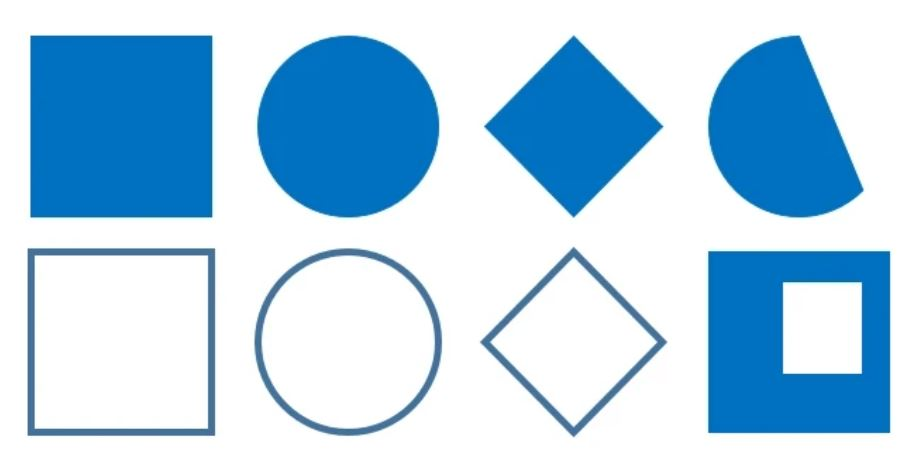
#> input picture MORAI자율주행(특화프로젝트)/ssafy_3 코드 전부 모음/contours.png, 920 x 469 px
$ python contor.py
#> lines starting #> are read from the running program, lines starting #| are printed output that depends on the picture; after the words box and inside, x2 and y2 are one past the last pixel; in counts of white or black regions, pixels touching at a corner belong together
#!/usr/bin/env python
# -*- coding: utf-8 -*-
import cv2
#print(cv2.__version__)

src = cv2.imread("contours.png", cv2.IMREAD_COLOR)
#> src is the input picture: shape (469, 920, 3); mean B, G, R 233.6, 210.9, 178.1

gray = cv2.cvtColor(src, cv2.COLOR_RGB2GRAY)
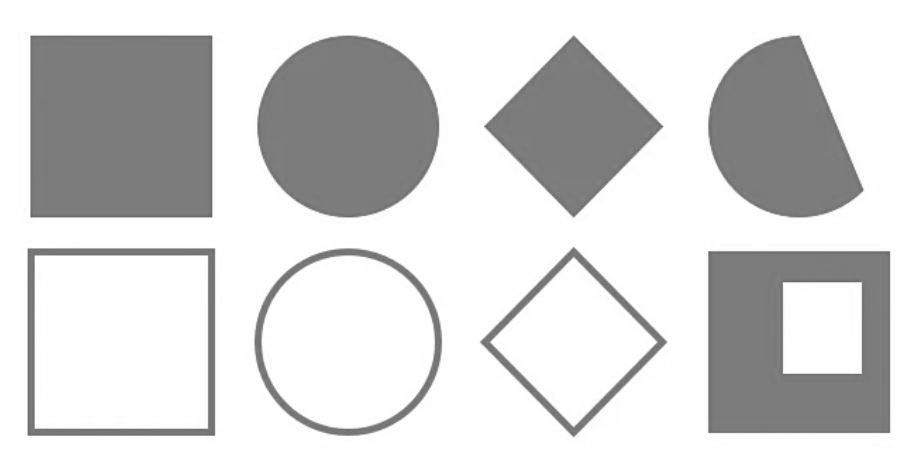
#> gray: shape (469, 920); min 94, max 255, mean 213.9
ret, binary = cv2.threshold(gray, 127, 255, cv2.THRESH_BINARY)
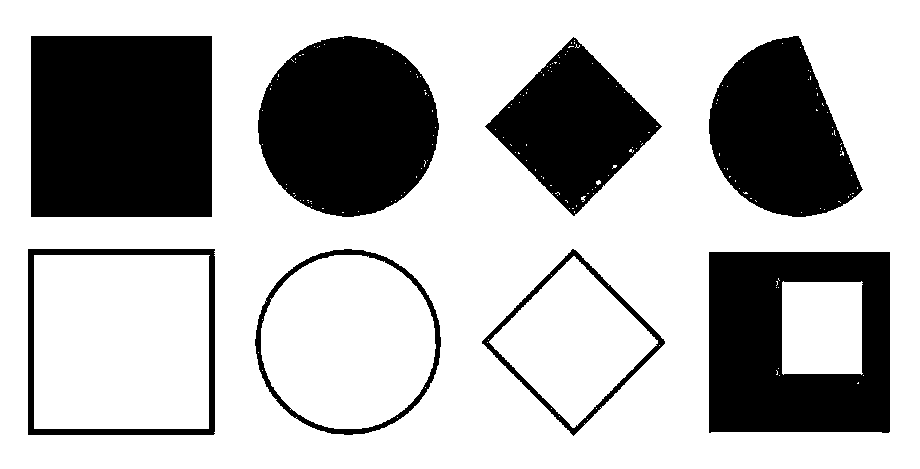
#> binary: shape (469, 920); 70.5% white; 8 black regions, largest, box (x1, y1, x2, y2) and area: (31, 36, 212, 217) 32761, (258, 36, 439, 217) 25310, (709, 252, 890, 433) 25199
binary = cv2.bitwise_not(binary)
#> binary: shape (469, 920); 29.5% white; 8 white regions

contours, hierarchy = cv2.findContours(binary, cv2.RETR_CCOMP, cv2.CHAIN_APPROX_NONE)
#> contours = 229 contours, 215 with area under 20; largest, box (x1, y1, x2, y2) and area: (28, 249, 215, 435) 34406, (31, 36, 212, 217) 32400, (709, 252, 890, 433) 32228, (33, 254, 211, 430) 30800, (255, 249, 441, 435) 26696

for i in range(len(contours)):
    cv2.drawContours(src, [contours[i]], 0, (0, 0, 255), 2)
    cv2.putText(src, str(i), tuple(contours[i][0][0]), cv2.FONT_HERSHEY_COMPLEX, 0.8, (0, 255, 0), 1)
    print(i, hierarchy[0][i])
    cv2.imshow("src", src)
    cv2.waitKey(0)
#> this loop made 229 passes
#| 0 [14 -1  1 -1]
#| 1 [ 2 -1 -1  0]
#| 2 [ 3  1 -1  0]
#| 3 [ 4  2 -1  0]
#| 4 [ 5  3 -1  0]
#| 5 [ 6  4 -1  0]
#| 6 [ 7  5 -1  0]
#| 7 [ 8  6 -1  0]
#> (further printed lines are left out)
#> pass 1, `cv2.imshow("src", src)`:
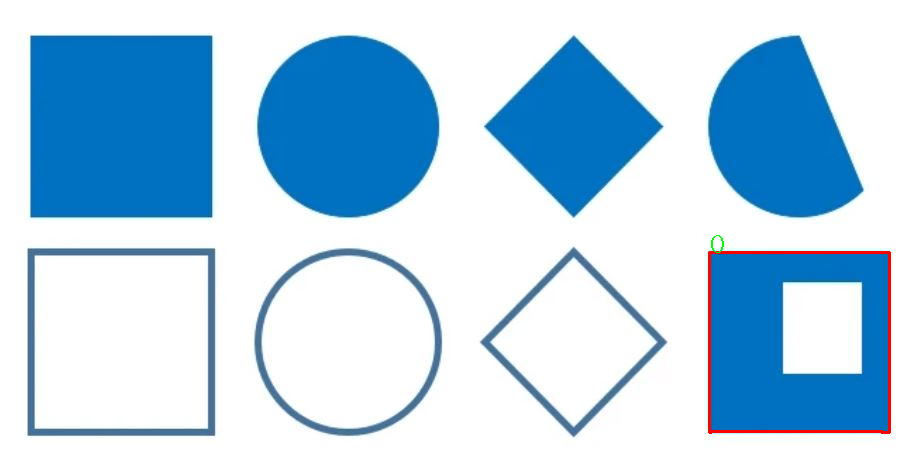
#> window 'src': shape (469, 920, 3); mean B, G, R 232.7, 210.3, 179
#> after the loop:
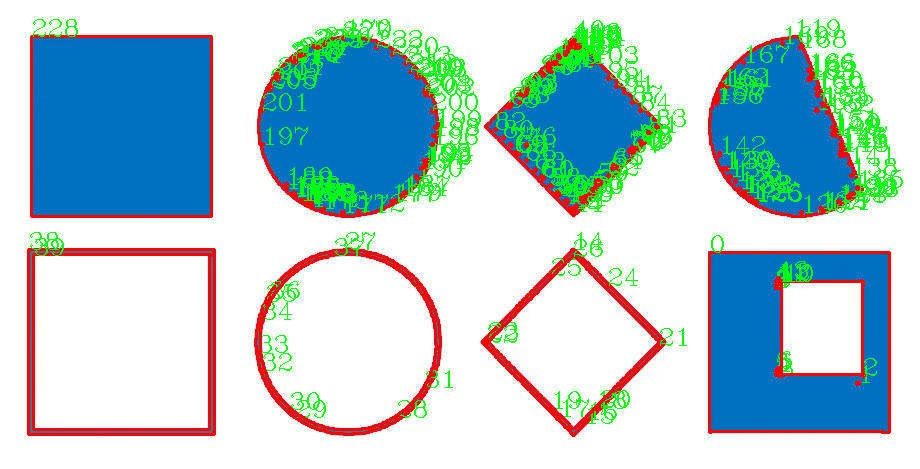
#> src: shape (469, 920, 3); 11.31% of pixels changed, all inside (x1, y1, x2, y2) = (27, 19, 903, 437)

cv2.destroyAllWindows()
